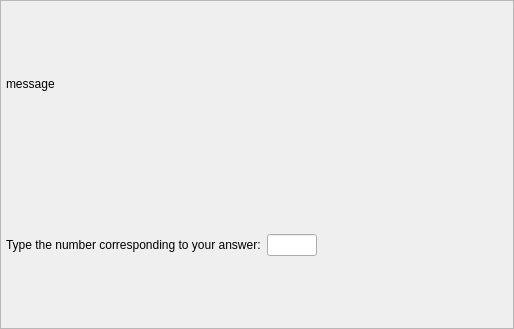
<?xml version="1.0" encoding="UTF-8"?>
<ui version="4.0">
 <class>Question_widget</class>
 <widget class="QWidget" name="Question_widget">
  <property name="geometry">
   <rect>
    <x>0</x>
    <y>0</y>
    <width>514</width>
    <height>329</height>
   </rect>
  </property>
  <property name="sizePolicy">
   <sizepolicy hsizetype="Ignored" vsizetype="Preferred">
    <horstretch>0</horstretch>
    <verstretch>0</verstretch>
   </sizepolicy>
  </property>
  <property name="windowTitle">
   <string>Form</string>
  </property>
  <layout class="QGridLayout" name="gridLayout">
   <property name="leftMargin">
    <number>0</number>
   </property>
   <property name="topMargin">
    <number>0</number>
   </property>
   <property name="rightMargin">
    <number>0</number>
   </property>
   <property name="bottomMargin">
    <number>0</number>
   </property>
   <item row="0" column="0">
    <widget class="QFrame" name="frame">
     <property name="frameShape">
      <enum>QFrame::StyledPanel</enum>
     </property>
     <property name="frameShadow">
      <enum>QFrame::Plain</enum>
     </property>
     <property name="lineWidth">
      <number>1</number>
     </property>
     <layout class="QVBoxLayout" name="frame_layout">
      <property name="spacing">
       <number>5</number>
      </property>
      <property name="leftMargin">
       <number>5</number>
      </property>
      <property name="topMargin">
       <number>5</number>
      </property>
      <property name="rightMargin">
       <number>5</number>
      </property>
      <property name="bottomMargin">
       <number>5</number>
      </property>
      <item>
       <widget class="QLabel" name="message">
        <property name="text">
         <string>message</string>
        </property>
        <property name="textFormat">
         <enum>Qt::RichText</enum>
        </property>
        <property name="wordWrap">
         <bool>true</bool>
        </property>
       </widget>
      </item>
      <item>
       <layout class="QGridLayout" name="buttons_layout"/>
      </item>
      <item>
       <widget class="QFrame" name="answer_frame">
        <layout class="QHBoxLayout" name="horizontalLayout">
         <property name="leftMargin">
          <number>0</number>
         </property>
         <property name="topMargin">
          <number>0</number>
         </property>
         <property name="rightMargin">
          <number>0</number>
         </property>
         <property name="bottomMargin">
          <number>0</number>
         </property>
         <item>
          <widget class="QLabel" name="answer_label">
           <property name="text">
            <string>Type the number corresponding to your answer:</string>
           </property>
          </widget>
         </item>
         <item>
          <widget class="QLineEdit" name="answer_editor">
           <property name="minimumSize">
            <size>
             <width>50</width>
             <height>0</height>
            </size>
           </property>
           <property name="maximumSize">
            <size>
             <width>50</width>
             <height>16777215</height>
            </size>
           </property>
           <property name="maxLength">
            <number>1</number>
           </property>
          </widget>
         </item>
         <item>
          <spacer name="horizontalSpacer">
           <property name="orientation">
            <enum>Qt::Horizontal</enum>
           </property>
           <property name="sizeHint" stdset="0">
            <size>
             <width>40</width>
             <height>20</height>
            </size>
           </property>
          </spacer>
         </item>
        </layout>
       </widget>
      </item>
     </layout>
    </widget>
   </item>
  </layout>
 </widget>
 <resources/>
 <connections/>
</ui>
